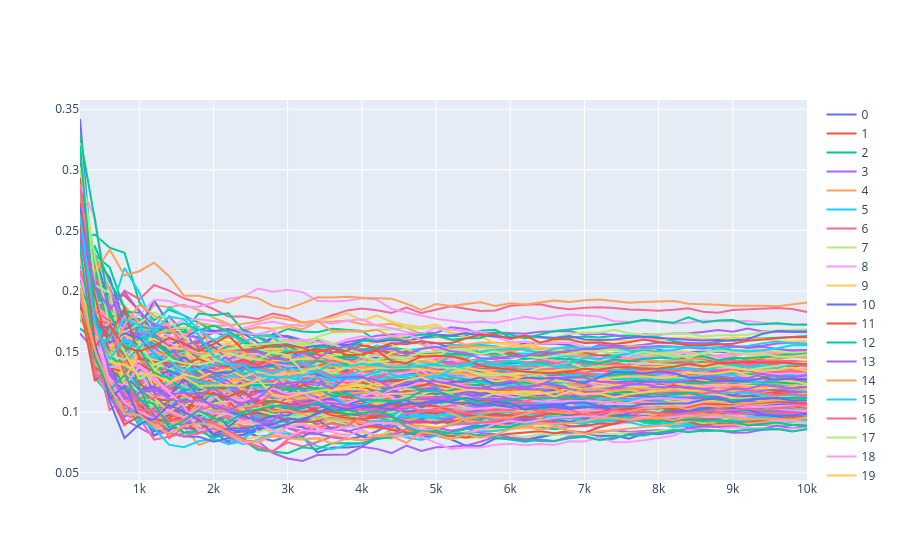

The notebook cell saved with this chart:
### Code cell
data = capture_device.capture(
    number_of_traces=10000,
    input=lambda _: [random.randint(0, 255) for _ in range(16)]
    + [random.randint(0, 255)],
)

cpa(data, sbox_output_selection_function)
